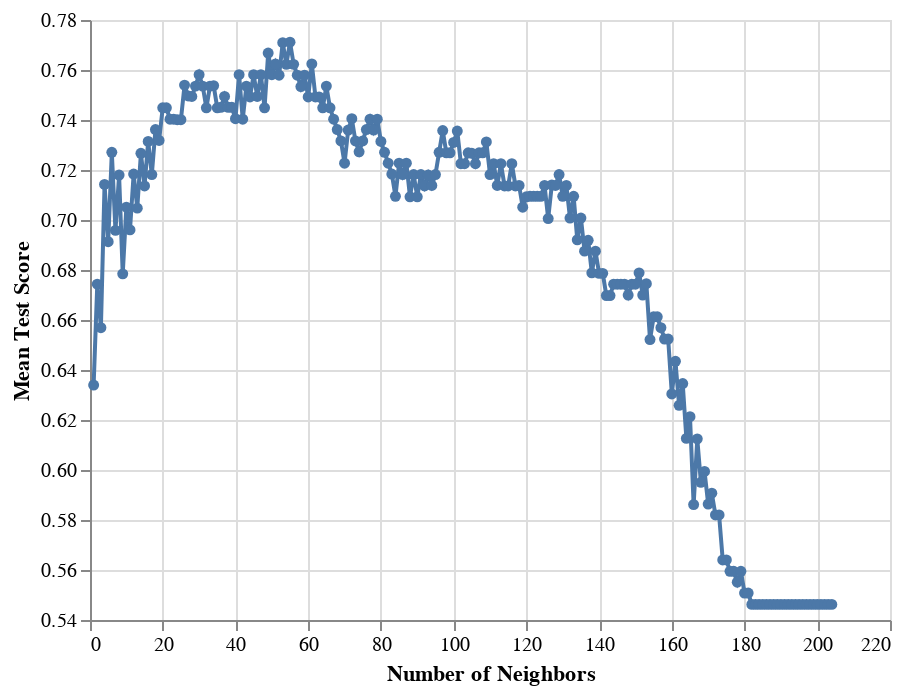

Notebook cell for this chart:
### Code cell
# your code here
accuracy_versus_k_grid = alt.Chart(accuracies_grid).mark_line(point=True).encode(
    x = alt.X('param_kneighborsclassifier__n_neighbors', title='Number of Neighbors', scale=alt.Scale(zero=False)),
    y = alt.Y('mean_test_score', title='Mean Test Score', scale=alt.Scale(zero=False))
)


accuracy_versus_k_grid

### Figure 1 — Vega-Lite specification as saved in the notebook (floating-point values rounded to 4 significant figures; data arrays with more than 128 entries replaced by an {"elided": "..."} marker saying what was removed)
{"config": {"view": {"continuousWidth": 400, "continuousHeight": 300}}, "data": {"name": "data-7cb80a540d6691e89f6aebdada347193"}, "mark": {"type": "line", "point": true}, "encoding": {"x": {"field": "param_kneighborsclassifier__n_neighbors", "scale": {"zero": false}, "title": "Number of Neighbors", "type": "quantitative"}, "y": {"field": "mean_test_score", "scale": {"zero": false}, "title": "Mean Test Score", "type": "quantitative"}}, "$schema": "https://vega.github.io/schema/vega-lite/v4.17.0.json", "datasets": {"data-7cb80a540d6691e89f6aebdada347193": {"elided": "204 records"}}}
